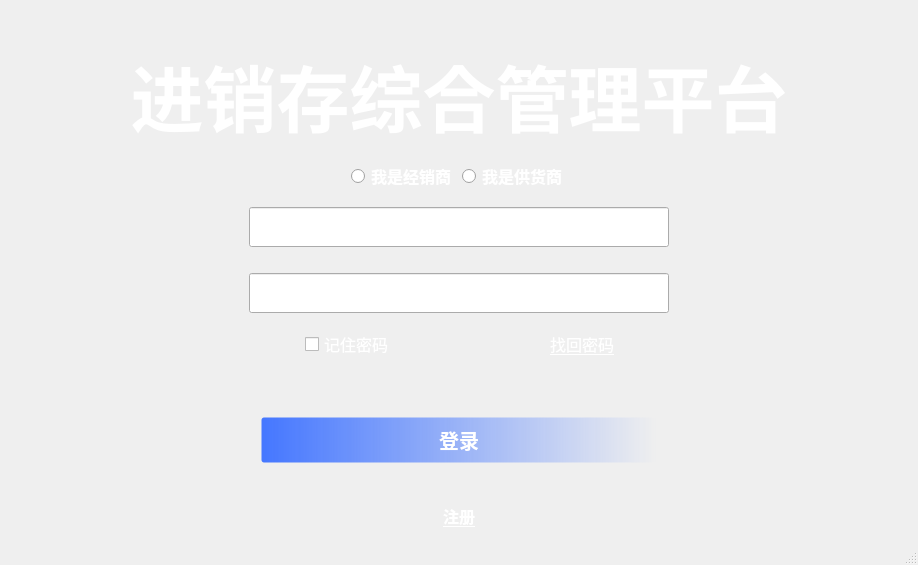
<?xml version="1.0" encoding="UTF-8"?>
<ui version="4.0">
 <class>Login</class>
 <widget class="QMainWindow" name="Login">
  <property name="windowModality">
   <enum>Qt::NonModal</enum>
  </property>
  <property name="geometry">
   <rect>
    <x>0</x>
    <y>0</y>
    <width>918</width>
    <height>565</height>
   </rect>
  </property>
  <property name="font">
   <font>
    <pointsize>14</pointsize>
    <underline>false</underline>
   </font>
  </property>
  <property name="windowTitle">
   <string>Login</string>
  </property>
  <property name="styleSheet">
   <string notr="true">QMainWindow{
	border-image: url(:/new/prefix1/login.jpg);

}</string>
  </property>
  <widget class="QWidget" name="centralwidget">
   <layout class="QVBoxLayout" name="verticalLayout">
    <item>
     <spacer name="verticalSpacer_4">
      <property name="orientation">
       <enum>Qt::Vertical</enum>
      </property>
      <property name="sizeHint" stdset="0">
       <size>
        <width>20</width>
        <height>40</height>
       </size>
      </property>
     </spacer>
    </item>
    <item>
     <widget class="QLabel" name="label">
      <property name="font">
       <font>
        <family>Microsoft YaHei UI</family>
        <pointsize>55</pointsize>
        <weight>75</weight>
        <bold>true</bold>
        <underline>false</underline>
       </font>
      </property>
      <property name="styleSheet">
       <string notr="true">color: rgb(255, 255, 255);</string>
      </property>
      <property name="text">
       <string>进销存综合管理平台</string>
      </property>
      <property name="alignment">
       <set>Qt::AlignCenter</set>
      </property>
     </widget>
    </item>
    <item>
     <spacer name="verticalSpacer_2">
      <property name="orientation">
       <enum>Qt::Vertical</enum>
      </property>
      <property name="sizeHint" stdset="0">
       <size>
        <width>895</width>
        <height>13</height>
       </size>
      </property>
     </spacer>
    </item>
    <item>
     <layout class="QHBoxLayout" name="horizontalLayout">
      <item>
       <spacer name="horizontalSpacer_5">
        <property name="orientation">
         <enum>Qt::Horizontal</enum>
        </property>
        <property name="sizeHint" stdset="0">
         <size>
          <width>40</width>
          <height>20</height>
         </size>
        </property>
       </spacer>
      </item>
      <item>
       <widget class="QRadioButton" name="radioButton_3">
        <property name="font">
         <font>
          <family>Microsoft YaHei UI</family>
          <pointsize>12</pointsize>
          <weight>75</weight>
          <bold>true</bold>
         </font>
        </property>
        <property name="styleSheet">
         <string notr="true">color: rgb(255, 255, 255);</string>
        </property>
        <property name="text">
         <string>我是经销商</string>
        </property>
       </widget>
      </item>
      <item>
       <widget class="QRadioButton" name="radioButton_2">
        <property name="font">
         <font>
          <family>Microsoft YaHei UI</family>
          <pointsize>12</pointsize>
          <weight>75</weight>
          <bold>true</bold>
         </font>
        </property>
        <property name="styleSheet">
         <string notr="true">color: rgb(255, 255, 255);</string>
        </property>
        <property name="text">
         <string>我是供货商</string>
        </property>
       </widget>
      </item>
      <item>
       <spacer name="horizontalSpacer_4">
        <property name="orientation">
         <enum>Qt::Horizontal</enum>
        </property>
        <property name="sizeHint" stdset="0">
         <size>
          <width>40</width>
          <height>20</height>
         </size>
        </property>
       </spacer>
      </item>
     </layout>
    </item>
    <item alignment="Qt::AlignHCenter">
     <widget class="QLineEdit" name="login">
      <property name="minimumSize">
       <size>
        <width>500</width>
        <height>60</height>
       </size>
      </property>
      <property name="maximumSize">
       <size>
        <width>1000</width>
        <height>16777215</height>
       </size>
      </property>
      <property name="styleSheet">
       <string notr="true">margin:10px 40px;
height:30px;</string>
      </property>
      <property name="inputMethodHints">
       <set>Qt::ImhNone</set>
      </property>
      <property name="inputMask">
       <string/>
      </property>
      <property name="text">
       <string/>
      </property>
     </widget>
    </item>
    <item alignment="Qt::AlignHCenter">
     <widget class="QLineEdit" name="password">
      <property name="minimumSize">
       <size>
        <width>500</width>
        <height>60</height>
       </size>
      </property>
      <property name="styleSheet">
       <string notr="true">margin:10px 40px;
height:30px;</string>
      </property>
      <property name="echoMode">
       <enum>QLineEdit::Password</enum>
      </property>
     </widget>
    </item>
    <item>
     <layout class="QHBoxLayout" name="horizontalLayout_2">
      <item>
       <spacer name="horizontalSpacer_2">
        <property name="orientation">
         <enum>Qt::Horizontal</enum>
        </property>
        <property name="sizeHint" stdset="0">
         <size>
          <width>40</width>
          <height>20</height>
         </size>
        </property>
       </spacer>
      </item>
      <item>
       <widget class="QCheckBox" name="checkBox">
        <property name="font">
         <font>
          <pointsize>12</pointsize>
         </font>
        </property>
        <property name="styleSheet">
         <string notr="true">color: rgb(255, 255, 255);</string>
        </property>
        <property name="text">
         <string>记住密码</string>
        </property>
       </widget>
      </item>
      <item>
       <spacer name="horizontalSpacer">
        <property name="orientation">
         <enum>Qt::Horizontal</enum>
        </property>
        <property name="sizeType">
         <enum>QSizePolicy::Fixed</enum>
        </property>
        <property name="sizeHint" stdset="0">
         <size>
          <width>150</width>
          <height>20</height>
         </size>
        </property>
       </spacer>
      </item>
      <item>
       <widget class="QPushButton" name="forget_password">
        <property name="font">
         <font>
          <pointsize>12</pointsize>
          <underline>true</underline>
         </font>
        </property>
        <property name="styleSheet">
         <string notr="true">
QPushButton{border-style:hidden;color: #ffffff;}</string>
        </property>
        <property name="text">
         <string>找回密码</string>
        </property>
       </widget>
      </item>
      <item>
       <spacer name="horizontalSpacer_3">
        <property name="orientation">
         <enum>Qt::Horizontal</enum>
        </property>
        <property name="sizeHint" stdset="0">
         <size>
          <width>40</width>
          <height>20</height>
         </size>
        </property>
       </spacer>
      </item>
     </layout>
    </item>
    <item>
     <spacer name="verticalSpacer">
      <property name="orientation">
       <enum>Qt::Vertical</enum>
      </property>
      <property name="sizeType">
       <enum>QSizePolicy::Fixed</enum>
      </property>
      <property name="sizeHint" stdset="0">
       <size>
        <width>20</width>
        <height>50</height>
       </size>
      </property>
     </spacer>
    </item>
    <item alignment="Qt::AlignHCenter">
     <widget class="QPushButton" name="login_button">
      <property name="sizePolicy">
       <sizepolicy hsizetype="Minimum" vsizetype="Minimum">
        <horstretch>0</horstretch>
        <verstretch>0</verstretch>
       </sizepolicy>
      </property>
      <property name="minimumSize">
       <size>
        <width>400</width>
        <height>50</height>
       </size>
      </property>
      <property name="maximumSize">
       <size>
        <width>16777215</width>
        <height>16777215</height>
       </size>
      </property>
      <property name="font">
       <font>
        <family>Microsoft YaHei UI</family>
        <pointsize>15</pointsize>
        <weight>75</weight>
        <bold>true</bold>
       </font>
      </property>
      <property name="styleSheet">
       <string notr="true">QPushButton{
	
	
	
	
	background-color: qlineargradient(spread:pad, x1:0, y1:0, x2:1, y2:0, stop:0 rgba(69, 119, 255, 255), stop:1 rgba(255, 255, 255,0));
border:5px solid #00000000;
border-radius: 5px;   
	
	color: rgb(255, 255, 255);
}
QPushButton:hover{
background-color: qlineargradient(spread:pad, x1:0, y1:0, x2:1, y2:0, stop:0 rgba(169, 82, 255, 255), stop:1 rgba(255, 255, 255,0));

}
QPushButton:pressed{
background-color: qlineargradient(spread:pad, x1:0, y1:0, x2:1, y2:0, stop:0 rgba(
137, 16, 197, 255), stop:1 rgba(255, 255, 255,0));
}</string>
      </property>
      <property name="text">
       <string>登录</string>
      </property>
     </widget>
    </item>
    <item>
     <spacer name="verticalSpacer_5">
      <property name="orientation">
       <enum>Qt::Vertical</enum>
      </property>
      <property name="sizeHint" stdset="0">
       <size>
        <width>20</width>
        <height>40</height>
       </size>
      </property>
     </spacer>
    </item>
    <item>
     <widget class="QPushButton" name="register_2">
      <property name="sizePolicy">
       <sizepolicy hsizetype="Minimum" vsizetype="Minimum">
        <horstretch>0</horstretch>
        <verstretch>0</verstretch>
       </sizepolicy>
      </property>
      <property name="font">
       <font>
        <pointsize>12</pointsize>
        <weight>75</weight>
        <bold>true</bold>
        <underline>true</underline>
       </font>
      </property>
      <property name="styleSheet">
       <string notr="true">
QPushButton{border-style:hidden;color: #ffffff;}</string>
      </property>
      <property name="text">
       <string>注册</string>
      </property>
     </widget>
    </item>
   </layout>
  </widget>
  <widget class="QStatusBar" name="statusbar"/>
  <widget class="QMenuBar" name="menubar">
   <property name="geometry">
    <rect>
     <x>0</x>
     <y>0</y>
     <width>918</width>
     <height>23</height>
    </rect>
   </property>
  </widget>
 </widget>
 <resources/>
 <connections/>
</ui>
